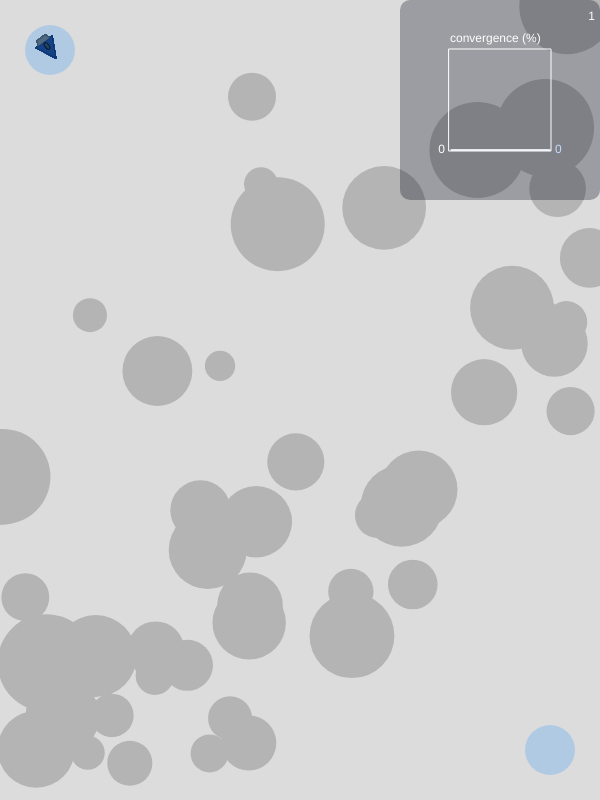
Frame 1 (no input)
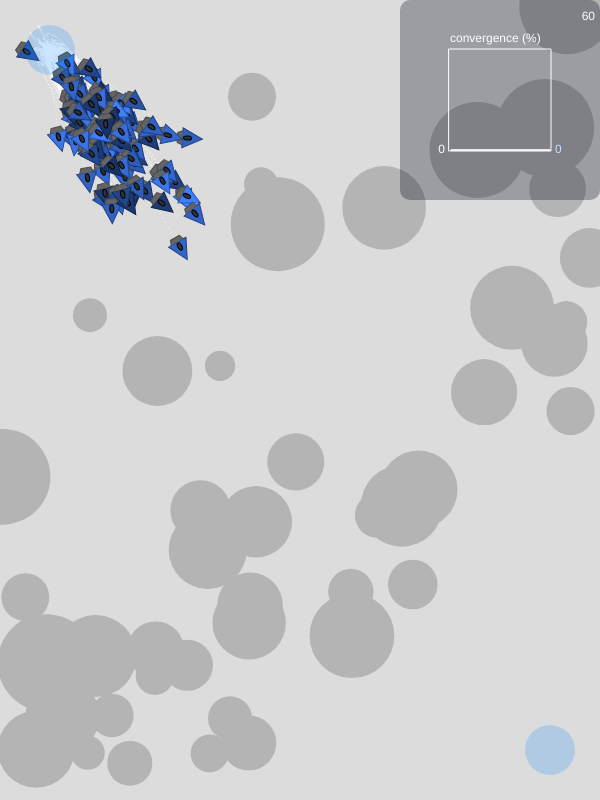
Frame 60 (no input)
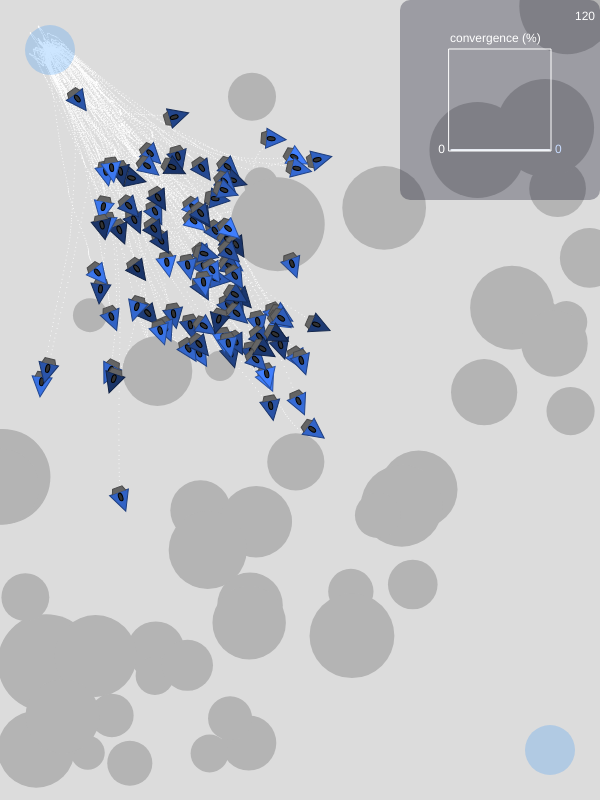
Frame 120 (the mouse pressed at the canvas centre since frame 60)

The p5.js sketch that drew these frames (run headless with seeded random() and noise() and a simulated clock; from frame 60 on, the mouse is pressed at the canvas centre):

// p5.js sketch
// ── sketch.js
let boid = [];
let nb_boid = 100;
let lifeSpan = 500;

let matting_pool = [];

let frame;

let spawn, target;
let c;

let convergence, conv, fmax;
let mutation_gain = 0.2;
let selection_thr = 0.8;

let trails;

let boulder;

function setup() {
  createCanvas(600,800);
  trails = createGraphics(600,800);

  spawn = createVector(50, 50);
  target = createVector(width - 50, height - 50);

  for (let i = 0; i < nb_boid; i++) {
    boid[i] = new spaceship(spawn.x, spawn.y, lifeSpan);
    boid[i].vel = p5.Vector.random2D();
  }
  c = color(0, 127, 255, 50);
  frame = 0;

  convergence = new plot('convergence (%)', width - 100, 100, 0, 100, 0, 100, true);
  Pmean_conv = 0;

  boulder = new obstacle(50, 100);
}

function draw() {
  background(220);

  image(trails, 0, 0);
  trails.stroke(255);

  boulder.show();

  if (frame > lifeSpan - 1) {
    for (let i = 0; i < nb_boid; i++) {
      if (boid[i].finished == false) {
        boid[i].finish(frame);
      }
    }

    trails.background(220, 50);

    conv = mean_conv();
    fmax = max_fitness();
    convergence.update(conv * 100, fmax * 100); // plot

    generate_matting_pool();
    big_sex_moment();
    mutation(mutation_gain * (fmax - conv) + mutation_gain * conv / 10);

    frame = 0;

  } else {
    frame++;
  }


  //boids
  for (let i = 0; i < nb_boid; i++) {
    if (boid[i].finished == false) {
      boid[i].show(frame);
      trails.point(boid[i].pos.x, boid[i].pos.y);
      boid[i].simulate(frame);
    } else {
      boid[i].show(frame);
      trails.point(boid[i].pos.x, boid[i].pos.y);
    }
  }

  

  noStroke();
  fill(0, 0, 25, 75);
  rect(width - 200, 0, 200, 200, 10);

  convergence.draw();

  noStroke();
  fill(c);
  circle(spawn.x, spawn.y, 50);
  circle(target.x, target.y, 50);

  fill(255);
  push()
  textAlign(RIGHT);
  text(frame, width - 5, 20);
  pop();
}


// ── genetic.js
function generate_matting_pool() {
    matting_pool = [];

    // get min and max of matting pool
    let fmin = 1;
    let fmax = 0;
    for (let i = 0; i < nb_boid; i++) {
        if (boid[i].fitness < fmin) {
            fmin = boid[i].fitness;
        }
        if (boid[i].fitness > fmax) {
            fmax = boid[i].fitness;
        }
    }

    let pmean = lerp(fmin, fmax, selection_thr);

    // save only the ones above average
    for (let i = 0; i < nb_boid; i++) {
        if (boid[i].fitness > pmean) {
            append(matting_pool, boid[i]);
        }
    }



    let l = matting_pool.length;
    // avantage to the best
    for (let i = 0; i < l; i++) {
        for (let f = 0; f < pow(map(matting_pool[i].fitness, fmin, fmax, 0, 10), 3); f++) {
            append(matting_pool, matting_pool[f]);
        }
    }

    //console.log(matting_pool.length);
}

function choose_btw(a, b) {
    let choice = random();
    if (choice < 0.5) {
        return a;
    } else {
        return b;
    }
}

function mix(pa, pb) {
    let child = new spaceship(spawn.x, spawn.y, lifeSpan);
    for (let i = 0; i < lifeSpan; i++) {
        child.command[i] = choose_btw(pa.command[i], pb.command[i]);
    }
    return child;
}

function choose_one(population) {
    let choice = floor(random() * population.length);
    return (population[choice]);
}

function big_sex_moment() {
    for (let i = 0; i < nb_boid; i++) {
        let parent_a = choose_one(matting_pool);
        let parent_b = choose_one(matting_pool);
        boid[i] = mix(parent_a, parent_b);
    }
}

function mean_conv() {
    let mean = 0;
    for (let i = 0; i < nb_boid; i++) {
        mean += boid[i].fitness;
    }
    return mean / nb_boid;
}

function mutation(gain) {
    for (let i = 0; i < nb_boid; i++) {
        for (let c = 0; c < lifeSpan; c++) {
            boid[i].command[c] = p5.Vector.lerp(boid[i].command[c], p5.Vector.random2D(), gain);
        }
    }
}

function max_fitness() {
    let fmax = 0;
    for (let i = 0; i < nb_boid; i++) {
        if (boid[i].fitness > fmax) {
            fmax = boid[i].fitness;
        }
    }
    return fmax;
}
// ── obstacle.js
class obstacle {
    constructor(nb_, size_) {

        this.nb = nb_;
        this.obstacles = [];
        this.sizes = [];
        for (let i = 0; i < nb_; i++) {
            this.obstacles[i] = createVector(random(0, width), random(0, height));
            while (this.obstacles[i].dist(spawn) < 200 | this.obstacles[i].dist(target) < 200) {
                this.obstacles[i] = createVector(random(0, width), random(0, height));
            }
            this.sizes[i] = random(0.3*size_, size_);
        }

        this.show = function () {
            push();
            noStroke();
            fill(180);
            for (let i = 0; i < this.nb; i++) {
                circle(this.obstacles[i].x, this.obstacles[i].y, this.sizes[i]);
            }
            pop();
        }
    }
}
// ── plot.js
class plot {
    constructor(name_, x_, y_, vmin_, vmax_, tvmin_, tvmax_, plot_target_) {
        this.data = [];
        this.target = [];
        this.name = name_;
        this.x = x_; // position of the plot on the screen
        this.y = y_;
        this.vmin = vmin_; // range
        this.vmax = vmax_;
        this.tvmin = tvmin_; // range
        this.tvmax = tvmax_;

        this.plt_target = plot_target_;

        this.clipping = false; // is the data to plot is beyond range

        for (let i = 0; i < 100; i++) { // initialize both plot at 0
            this.data[i] = 0;
            this.target[i] = 0;
        }

        this.crop = function (n_) {
            return floor(n_ * 100) / 100;
        }

        this.update = function (d_, t_) {
            let d = d_;
            let t = t_;

            for (let i = 99; i > 0; i--) {
                this.data[i] = this.data[i - 1];
                this.target[i] = this.target[i - 1];
            }

            if (d_ < this.vmin | d_ > this.vmax) { // is the data to plot off range ?
                this.clipping = true;
                d = constrain(d_, this.vmin, this.vmax); // clipping the data
            } else if (t_ < this.tvmin | t_ > this.tvmax) {
                this.clipping = true;
                t = constrain(t_, this.tvmin, this.tvmax); // clipping the data
            } else {
                this.clipping = false;
            }

            this.data[0] = d;
            this.target[0] = t;
        }

        this.draw = function () {


            push();
            if (this.clipping == true) { // make the plot vibrate if clipping occur
                translate(this.x + random(- 1, 1), this.y + random(- 1, 1));
                textAlign(LEFT, BOTTOM);
                fill(255, 128, 128);
                text("clipping!", -50, -40);
            } else {
                translate(this.x, this.y);
            }

            strokeWeight(1);

            if (this.plt_target == true) {
                // target plot
                stroke(200,220,255);
                for (let i = 0; i < 99; i++) {
                    line(100 - i - 50, map(this.target[i], this.tvmin, this.tvmax, 50, -50), 100 - i - 51, map(this.target[i + 1], this.tvmin, this.tvmax, 50, -50));
                }
                fill(200,220,255);
                noStroke();
                textAlign(LEFT, CENTER);
                text(this.crop(this.target[0]), 55, map(this.target[0], this.tvmin, this.tvmax, 50, -50));
            }
            
            // data plot
            stroke(255);
            for (let i = 0; i < 99; i++) {
                line(100 - i - 50, map(this.data[i], this.vmin, this.vmax, 50, -50), 100 - i - 51, map(this.data[i + 1], this.vmin, this.vmax, 50, -50));
            }
            fill(255);
            textAlign(RIGHT, CENTER);
            noStroke();
            text(this.crop(this.data[0]), -55, map(this.data[0], this.vmin, this.vmax, 50, -50));

            noFill();
            stroke(255);
            rect(- 51, -51, 102, 102);

            fill(255);
            noStroke();
            textAlign(LEFT, BOTTOM);
            text(this.name, -50, -55);

            pop();
        }
    }
}

// ── ship.js
class spaceship {
    constructor(x_, y_, lifeSpan_, command_ = []) {
        //position
        this.pos = createVector(x_, y_);
        this.heading = createVector(1,0).angleBetween(target);

        //speeds
        this.vel = createVector();
        this.roll = 0;

        //acceleration
        this.acc = createVector();
        this.roll_rate = 0;
        this.power = 0.75;
        this.Rpower = 0.35;

        // color
        let blue = random(100, 255);
        this.paint = color(blue / 4, blue / 2, blue);

        // fitness
        this.fitness = 0;
        this.finished = false;

        // command
        this.command = command_;

        for (let i = 0; i < lifeSpan_; i++) {
            this.command[i] = p5.Vector.random2D();
        }

        this.simulate = function (t) {
            if (t < this.command.length) {
                this.acc.set(
                    this.power * cos(this.heading) * (0.8 * this.command[t].x + 0.2),
                    this.power * sin(this.heading) * (0.8 * this.command[t].x + 0.2));
                this.roll_rate = this.Rpower * radians(this.command[t].y);
            }

            this.vel.add(this.acc);
            this.roll += this.roll_rate;

            this.pos.add(this.vel);
            this.heading += this.roll;

            //check for bouncing
            if (this.pos.x < 0) {
                this.pos.x *= -1;
                this.vel.x *= -1;
            }
            else if (this.pos.x > width) {
                this.pos.x = width - (this.pos.x - width);
                this.vel.x *= -1;
            }
            if (this.pos.y < 0) {
                this.pos.y *= -1;
                this.vel.y *= -1;
            }
            else if (this.pos.y > height) {
                this.pos.y = height - (this.pos.y - height);
                this.vel.y *= -1;
            }

            //check for obstacle
            for (let i = 0; i < boulder.nb; i++) {
                if (this.pos.dist(boulder.obstacles[i]) < boulder.sizes[i]/2) {
                    let normal = createVector(boulder.obstacles[i].x - this.pos.x, boulder.obstacles[i].y - this.pos.y);
                    this.vel.reflect(normal);
                    this.pos.sub(normal-boulder.sizes[i]/2 + 5);
                }
            }

            // friction
            this.vel.mult(0.95);
            this.roll *= 0.9;

            // reinitialization acceleration
            this.acc.set(0, 0);
            this.roll_rate = 0;

            // fitness update
            if (this.finished == false) {
                this.fitness = constrain(map(this.pos.dist(target), 0, spawn.dist(target), 1, 0), 0, 1);
            }

            if (this.pos.dist(target) < 25) {
                this.finish(t);
            }
        }

        this.finish = function (frame) {
            this.fitness *= map(frame / lifeSpan, 0, 1, 1, 0.35);
            this.finished = true;
        }

        this.show = function (t) {
            push();
            translate(this.pos.x, this.pos.y);
            rotate(this.heading);

            // hull
            fill(this.paint);
            stroke(lerpColor(this.paint, color(0), 0.35));
            triangle(-10, -10, -10, 10, 10, 0);


            // engine section
            fill(100);
            stroke(75);
            beginShape();
            vertex(-10, -7);
            vertex(-15, -5);
            vertex(-15, 5);
            vertex(-10, 7);
            endShape();

            // cockpit
            fill(50);
            stroke(0);
            ellipseMode(CENTER);
            ellipse(-5, 0, 8, 4);

            //info
            /*
            fill(this.paint);
            noStroke();
            text(floor(this.fitness),0,-3);
            */
            pop();
        }
    }
}
